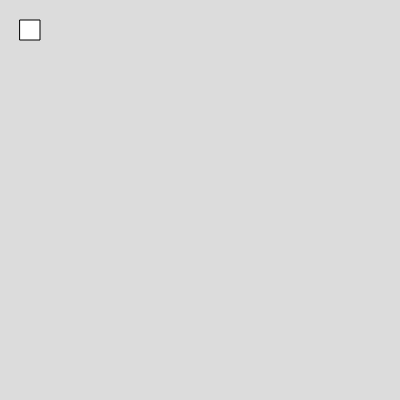
Frame 1 (no input)
Frame 60 (no input): identical to frame 1, image omitted
Frame 120 (the mouse pressed at the canvas centre since frame 60): identical to frame 1, image omitted

The p5.js sketch that drew this single still picture (run headless with seeded random() and noise() and a simulated clock; from frame 60 on, the mouse is pressed at the canvas centre):

// p5.js sketch
// ── sketch.js
function setup() {
  createCanvas(400, 400);
}

function draw() {
  background(220);
  rect(20,20,20)
}
